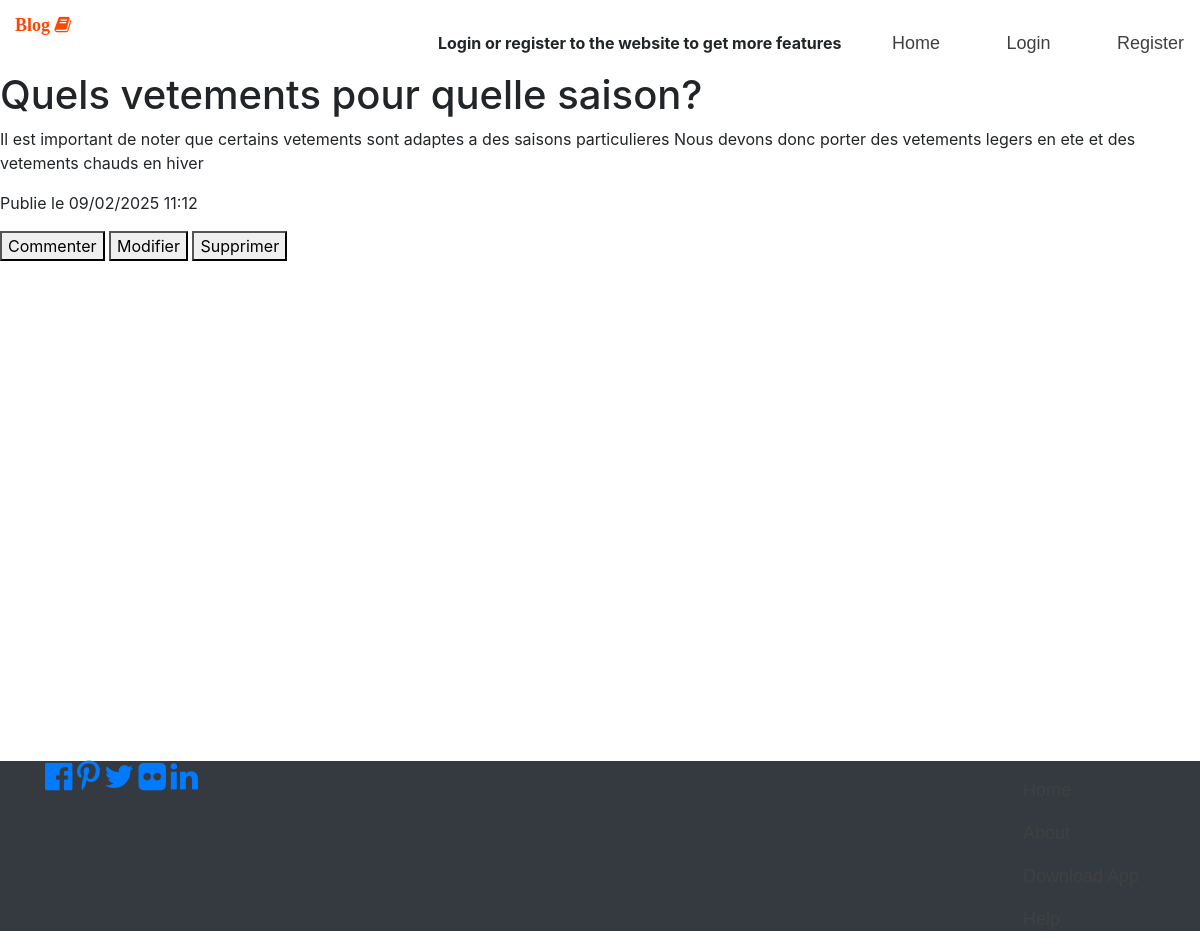
Screenshot of /post/2 with the database file from the repository.
### articles/models.py (models this page shows, shortened)
class Article(models.Model):
    titre = models.CharField(max_length=255)
    contenu = models.TextField()
    date_publication = models.DateTimeField(auto_now_add=True)
    categorie = models.ForeignKey('Categorie', on_delete=models.CASCADE)

### articles/views.py (the view)
# urls.py: path('post/<int:id>', post, name='post'),
def post(request, id):
    specific_post = Article.objects.get(id=id)
    return render(request, 'post_detail.html', {'article': specific_post})

### articles/templates/post_detail.html (shortened to what this page needs)
{% extends 'base.html' %}
{% block content %}
    <h1>{{article.titre}}</h1>
    <p>{{article.contenu}}</p>
    <p>Publie le {{article.date_publication|date:"d/m/Y H:i"}}</p>
    <a href = "{% url 'comment_create' %}"><button>Commenter</button></a>
    <a href = "{% url 'article_modify' article.id %}"><button>Modifier</button></a>
    <a href = "{% url 'article_delete' article.id %}"><button>Supprimer</button></a>
{% endblock content %}

### articles/templates/base.html (style rules this page uses)
body { margin: 0; }

### rows the page displays
Article: titre "Quels vetements pour quelle saison?", contenu "Il est important de noter que certains vetements sont adaptes a des saisons particulieres Nous devons donc porter des vetements legers en ete et des vetements chauds en hiver", date_publication "09/02/2025 11:12"
